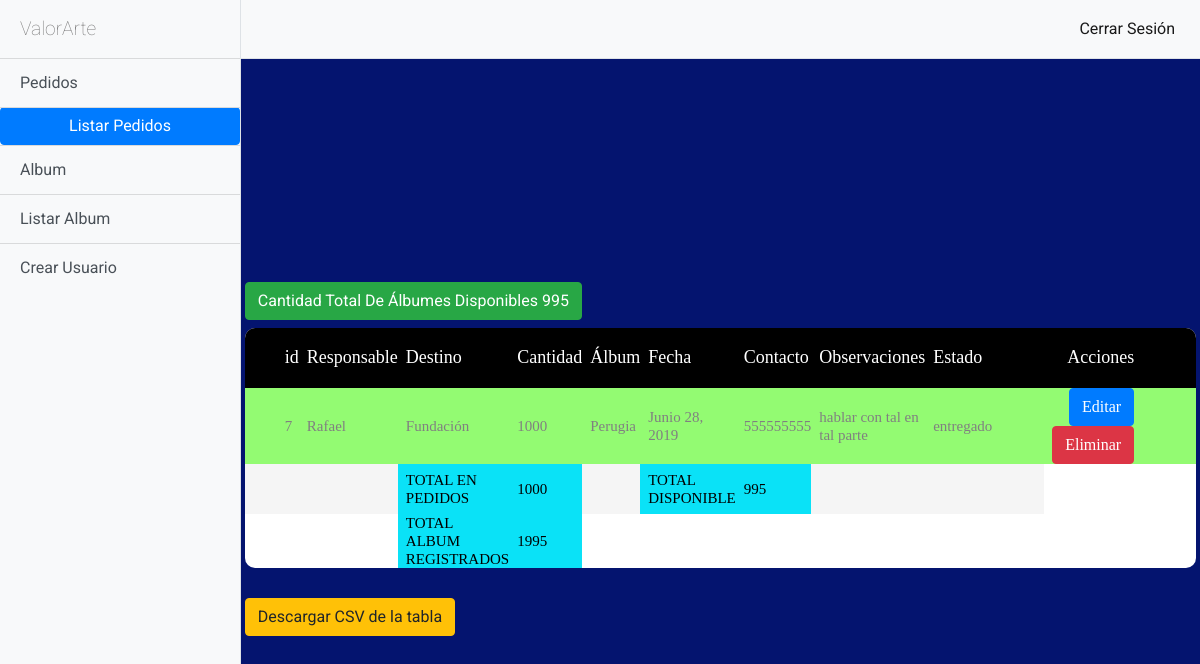
/pedidos/listar (signed in), run on an earlier commit of the app's database.
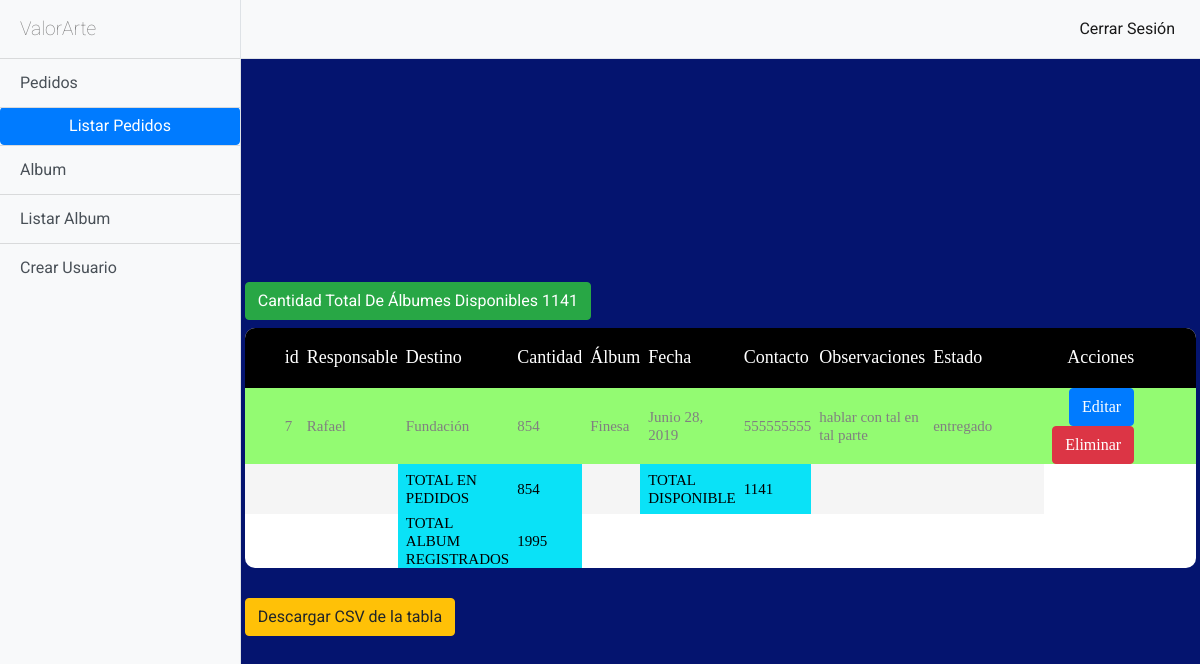
And on a later commit of the database.
### pedidos/models.py (models this page shows, shortened)
class Pedido(models.Model):
    responsable = models.CharField(max_length=150)
    destino = models.CharField(max_length=150)
    cantidad = models.IntegerField()
    album_p = models.CharField(max_length=150)
    fecha = models.DateField()
    contacto = models.CharField(max_length=150)
    estado = models.CharField(max_length=250)
    observaciones = models.CharField(max_length=250)

### pedidos/views.py (the view)
class PedidoList(ListView):
    model = Pedido
    template_name = 'pedidos/pedidos_list.html'
    def get_context_data(self, **kwargs):
        context =super(PedidoList, self).get_context_data(**kwargs)
        cantidad = Pedido.objects.all()
        context['cantidad_total']= cantidad
        suma=0
        for i in cantidad:
            if i.estado =="entregado":
                suma = suma+int(i.cantidad)
        context['cantidad_total']= suma
        cantalbum= Album.objects.all()
        context['cantidad_album']=cantalbum
        sumalbum = 0
        for i in cantalbum:
            sumalbum = sumalbum+int(i.cantidad)
        context['cantidad_album']=sumalbum - suma
        totaltabla= Pedido.objects.all()
        context['total_tabla']=totaltabla
        sumaTabla = 0
        for i in totaltabla:
            sumaTabla = sumaTabla+int(i.cantidad)
        context['total_tabla']=sumaTabla
        albumTotal= Album.objects.all()
        context['album_total']=albumTotal
        salbum = 0
        for i in cantalbum:
            salbum = salbum+int(i.cantidad)
        context['album_total']=salbum
        listarAlbum= Album.objects.all()
        context['listar_album']=listarAlbum
        return context

### templates/pedidos/pedidos_list.html (shortened to what the changed rows need)
{% extends 'base/base.html' %}
{% block navbar %}
      <div id="page-content-wrapper">
    {% endblock navbar %}
{% block content %}
<div class="limiter">
        <div class="container-table100">
          <div class="wrap-table100">
            <div class="table100">
              <table class="dataP">
                <thead>
                  <tr class="table100-head">
                        <th class="column1">id</th>
                        <th class="column3">Responsable</th>
                        <th class="column3">Destino</th>
                        <th class="column3">Cantidad</th>
                        <th class="column3">Álbum</th>
                        <th class="column3">Fecha</th>
                        <th class="column3">Contacto</th>
                        <th class="column3">Observaciones</th>
                        <th class="column6">Estado</th>
                        <th class="column6">Acciones</th>
                </thead>
                <tbody class="fpedido">
                        {% if object_list %}
                        {% for pedido in object_list %}
                        <tr>
                          {% if pedido.estado == "entregado" %}
                          <td class="column1" bgcolor="#93FB72">{{pedido.id}}</td>
                          <td class="column2" bgcolor="#93FB72">{{pedido.responsable}}</td>
                          <td class="column2" bgcolor="#93FB72">{{pedido.destino}}</td>
                          <td class="column2" bgcolor="#93FB72">{{pedido.cantidad}}</td>
                          <td class="column2" bgcolor="#93FB72">{{pedido.album_p}}</td>
                          <td class="column2" bgcolor="#93FB72">{{pedido.fecha}}</td>
                          <td class="column2" bgcolor="#93FB72">{{pedido.contacto}}</td>
                          <td class="column2" bgcolor="#93FB72">{{pedido.observaciones}}</td>
                          <td class="column2" bgcolor="#93FB72">{{pedido.estado}}</td>
                          <td class="column6" bgcolor="#93FB72">
                              <a class="btn btn-primary" href="{%url 'pedidos:pedidos_editar' pedido.id%}">Editar</a>
                              <a class="btn btn-danger" href="{%url 'pedidos:pedidos_eliminar' pedido.id%}">Eliminar</a>
                          </td>
                          {% endif %}
                        </tr>
                        {% endfor %}
                        <tr>
                          <td class="column1"  ></td>
                          <td class="column2" ></td>
                          <td class="column2" bgcolor="#0AE2F7"><font color="Black">TOTAL EN PEDIDOS</font></td>
                          <td class="column2" bgcolor="#0AE2F7"><font color="Black">{{total_tabla}}</font></td>
                          <td class="column2" ></td>
                          <td class="column2" bgcolor="#0AE2F7"><font color="Black">TOTAL DISPONIBLE</font></td>
                          <td class="column2" bgcolor="#0AE2F7"><font color="Black">{{cantidad_album}}</font></td>
                          <td class="column2" ></td>
                          <td class="column2" ></td>
                        </tr>
                        <tr>
                          <td class="column1"  ></td>
                          <td class="column2" ></td>
                          <td class="column2" bgcolor="#0AE2F7"><font color="Black">TOTAL ALBUM REGISTRADOS</font></td>
                          <td class="column2" bgcolor="#0AE2F7"><font color="Black">{{album_total}}</font></td>
                          <td class="column2" ></td>
                          <td class="column2" ></td>
                          <td class="column2" ></td>
                          <td class="column2" ></td>
                          <td class="column2" ></td>
                        </tr>
                        {% else %}
                        <h1>no existen registros</h1>
                    {% endif %}
                    {% if cantidad_album > 0 %}
                    <h1 class="btn btn-success">Cantidad Total De Álbumes Disponibles {{cantidad_album}}</h1>
                    {% else %}
                    <h1 class="btn btn-danger">Cantidad Total De Álbumes Disponibles {{cantidad_album}}</h1>
                    {% endif %}
                </tbody>
              </table>
              <br>
            </div>
          </div>
        </div>
      </div>
{% endblock content %}

What changed in the data, as far as the page shows it:
changed Pedido "Rafael": cantidad "1000" → "854"; album_p "Perugia" → "Finesa"
Also different on the page:
{{ total_tabla }}: "1000" → "854"
{{ cantidad_album }}: "995" → "1141"
